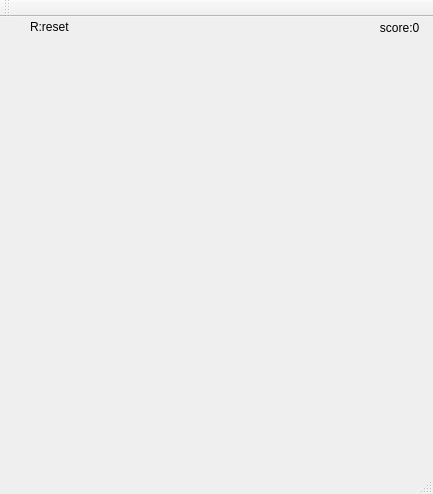
<?xml version="1.0" encoding="UTF-8"?>
<ui version="4.0">
 <class>MainWindow</class>
 <widget class="QMainWindow" name="MainWindow">
  <property name="geometry">
   <rect>
    <x>0</x>
    <y>0</y>
    <width>433</width>
    <height>494</height>
   </rect>
  </property>
  <property name="maximumSize">
   <size>
    <width>1000</width>
    <height>1000</height>
   </size>
  </property>
  <property name="windowTitle">
   <string>MainWindow</string>
  </property>
  <widget class="QWidget" name="centralWidget">
   <widget class="QLabel" name="label">
    <property name="geometry">
     <rect>
      <x>360</x>
      <y>-10</y>
      <width>91</width>
      <height>41</height>
     </rect>
    </property>
    <property name="text">
     <string>      score:0</string>
    </property>
   </widget>
   <widget class="QLabel" name="label_2">
    <property name="geometry">
     <rect>
      <x>-80</x>
      <y>20</y>
      <width>571</width>
      <height>421</height>
     </rect>
    </property>
    <property name="text">
     <string/>
    </property>
    <property name="pixmap">
     <pixmap resource="image.qrc">:/ youlose.jpg</pixmap>
    </property>
    <property name="scaledContents">
     <bool>true</bool>
    </property>
   </widget>
   <widget class="QLabel" name="label_3">
    <property name="geometry">
     <rect>
      <x>-50</x>
      <y>20</y>
      <width>491</width>
      <height>451</height>
     </rect>
    </property>
    <property name="text">
     <string/>
    </property>
    <property name="pixmap">
     <pixmap resource="image.qrc">:/win.jpg</pixmap>
    </property>
    <property name="scaledContents">
     <bool>true</bool>
    </property>
   </widget>
   <widget class="QLabel" name="label_4">
    <property name="geometry">
     <rect>
      <x>30</x>
      <y>0</y>
      <width>51</width>
      <height>20</height>
     </rect>
    </property>
    <property name="text">
     <string>R:reset</string>
    </property>
   </widget>
  </widget>
  <widget class="QMenuBar" name="menuBar">
   <property name="geometry">
    <rect>
     <x>0</x>
     <y>0</y>
     <width>433</width>
     <height>22</height>
    </rect>
   </property>
  </widget>
  <widget class="QToolBar" name="mainToolBar">
   <attribute name="toolBarArea">
    <enum>TopToolBarArea</enum>
   </attribute>
   <attribute name="toolBarBreak">
    <bool>false</bool>
   </attribute>
  </widget>
  <widget class="QStatusBar" name="statusBar"/>
 </widget>
 <layoutdefault spacing="6" margin="11"/>
 <resources>
  <include location="image.qrc"/>
 </resources>
 <connections/>
</ui>
